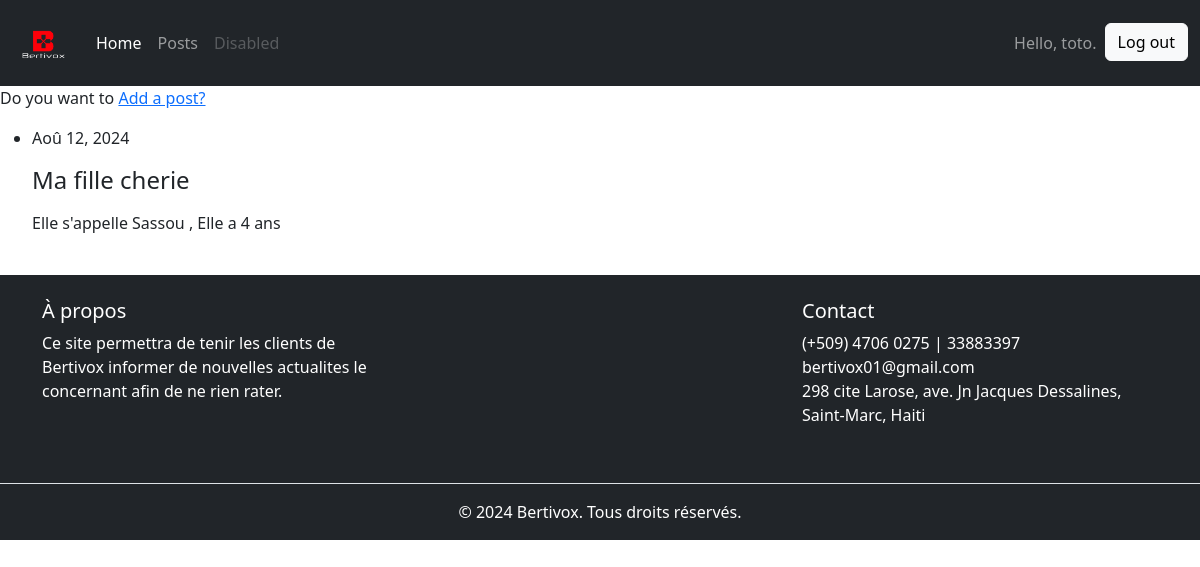
Screenshot of /post (signed in) with the database file from the repository.
### blogs/models.py (models this page shows, shortened)
class BlogPost(models.Model):
    title=models.CharField(max_length=200)
    content=models.CharField(max_length=500)
    date_added=models.DateField(auto_now_add=True)
    owner=models.ForeignKey(User, on_delete=models.CASCADE)

### blogs/views.py (the view)
# urls.py: path('post', views.post, name='post'),
@login_required
def post(request):
    post=BlogPost.objects.filter(owner=request.user).order_by('date_added')
    context={'post': post}
    return render(request, 'blogs/post.html', context)

### templates/blogs/post.html
{% extends 'base.html'%}
{% block content %}
   <p>Do you want to <a href="{% url 'add_post'%}">Add a post?</a></p>
    <ul>
        {% for post in post %}
        <li>
            <p>{{post.date_added|date:'M d, Y'}}</p>
            <h4>{{post.title}}</h4>
            <p>{{post.content|linebreaks}}</p>
        </li>
        {% endfor %}
    </ul>
{% endblock content%}

### templates/base.html (shortened to what this page needs)
{% load django_bootstrap5 %}
{% load static %}
<!DOCTYPE html>
<html lang="en">
<head>
    {% bootstrap_css %}
</head>
<body>
  <nav class="navbar navbar-expand-lg bg-dark" data-bs-theme="dark">
    <div class="container-fluid">
      <a class="navbar-brand" href="{% url 'index' %}">
        <img src="{% static 'images/logo.png' %}" alt="Logo de votre site" width="60" height="auto">
      </a>
      <div class="collapse navbar-collapse" id="navbarSupportedContent">
        <ul class="navbar-nav me-auto mb-2 mb-lg-0">
          <li class="nav-item">
            <a class="nav-link active" aria-current="page" href="{% url 'index' %}">Home</a>
          </li>
          <li class="nav-item">
            <a class="nav-link" href="{% url 'post' %}">Posts</a>
          </li>
          <li class="nav-item">
            <a class="nav-link disabled" aria-disabled="true">Disabled</a>
          </li>
        </ul>
        <ul class="nav navbar-nav navbar-right">
            {% if user.is_authenticated %}
            <li class="nav-item">
                <a class="nav-link">Hello, {{ user.username }}.</a >
            </li>
            <form method="post" action="{% url 'logout' %}">
                <button type="submit" class="btn btn-light">Log out</button>
            </form>
            {% endif %}
        </ul>
      </div>
    </div>
  </nav>
  {% block content %}{% endblock content %}
  <br>
  <footer class="bg-dark text-white pt-4">
    <div class="container">
        <div class="row">
            <div class="col-md-4">
                <h5>À propos</h5>
                <p>Ce site permettra de tenir les clients de Bertivox informer de nouvelles actualites le concernant afin de ne rien rater.</p>
            </div>
            <div class="col-md-4">
            </div>
            <div class="col-md-4">
                <h5>Contact</h5>
                <ul class="list-unstyled">
                    <li> (+509) 4706 0275 | 33883397</li>
                    <li> bertivox01@gmail.com</li>
                    <li> 298 cite Larose, ave. Jn Jacques Dessalines, Saint-Marc, Haiti</li>
                </ul>
                <div class="mt-3">
                </div>
            </div>
        </div>
    </div>
    <div class="text-center py-3 mt-3 border-top">
        <p class="mb-0">&copy; 2024 Bertivox. Tous droits réservés.</p>
    </div>
  </footer>
</body>
</html>

### rows the page displays
BlogPost: date_added "Aoû 12, 2024", title "Ma fille cherie", content "Elle s'appelle Sassou , Elle a 4 ans"

### other values shown
{{ user.username }} "toto"
